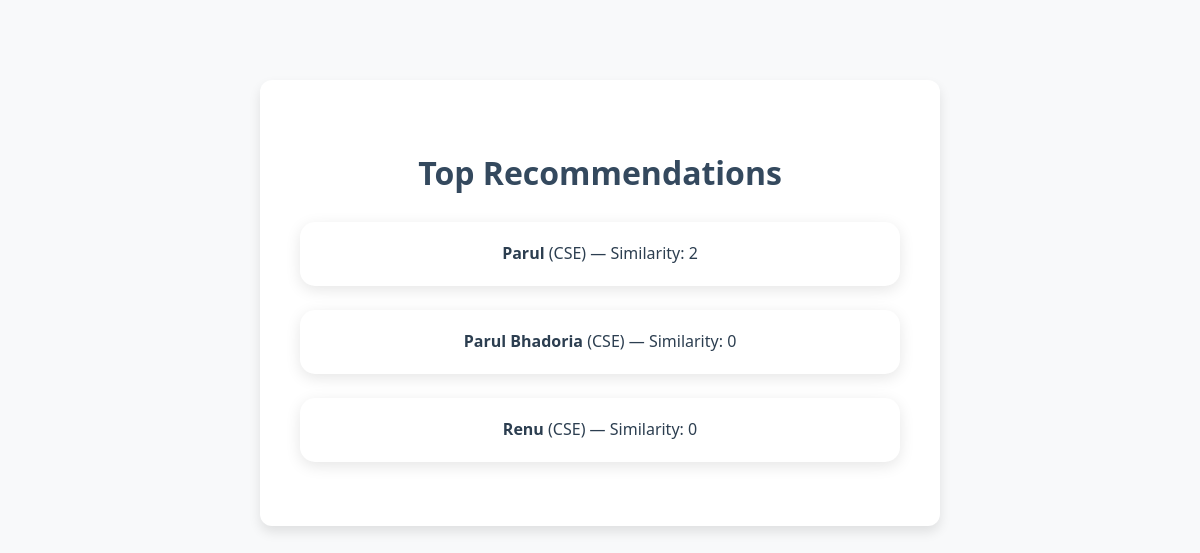
The page /matching/recommendations/2/ on the database its author committed.
### accounts/models.py (models this page shows, shortened)
class Profile(models.Model):
    user = models.OneToOneField(User, on_delete=models.CASCADE)
    name = models.CharField(max_length=100)
    skills = models.TextField()         # store as comma-separated string or JSON
    interests = models.TextField()
    year = models.CharField(max_length=20)
    branch = models.CharField(max_length=50)
    gender = models.CharField(max_length=20)
    def skills_list(self):
        return [s.strip() for s in self.skills.split(",")]
    def interest_list(self):
        return [i.strip() for i in self.interests.split(",")]

### matching/views.py (the view)
# urls.py: path('recommendations/<int:student_id>/', views.show_recommendations, name='matching_recommendations'),
def show_recommendations(request, student_id):
    students = get_student_data()
    recs = recommend_partners(student_id, students)
    student_dict = {s["id"]: s for s in students}
    recs_with_names = [{"student": student_dict[r[0]], "score": r[1]} for r in recs]
    return render(request, "matching/recommendations.html", {"recommendations": recs_with_names})

### matching/logic.py (called while the page is built)
def get_student_data():
    students = []
    for profile in Profile.objects.all():
        students.append({
            "id": profile.id,
            "name": profile.name,
            "skills": profile.skills_list(),       # convert comma-separated to list
            "interests": profile.interest_list(),
            "year": profile.year,
            "branch": profile.branch,
            "gender": profile.gender,
            "user_id": profile.user.id,
        })
    return students

def similarity(student1, student2):
    skill_match = len(set(student1['skills']) & set(student2['skills']))
    interest_match = len(set(student1['interests']) & set(student2['interests']))
    return skill_match + interest_match  # simple sum, can weight if needed

def recommend_partners(student_id, students, top_n=3):
    target = next(s for s in students if s['id'] == student_id)
    scores = []
    for s in students:
        if s['id'] != student_id:
            scores.append((s['id'], similarity(target, s)))
    scores.sort(key=lambda x: x[1], reverse=True)
    return scores[:top_n]

### matching/templates/matching/recommendations.html
{% load static %}
<link rel="stylesheet" href="{% static 'css/peerfinder.css' %}">
<div class="container mt-5">
    <h2 class="fw-bold mb-4">Top Recommendations</h2>
    {% for rec in recommendations %}
    <div class="card mb-3 p-3">
        <p class="mb-0">
            <strong>{{ rec.student.name }}</strong> ({{ rec.student.branch }})
            — Similarity: {{ rec.score }}
        </p>
    </div>
    {% empty %}
    <p class="text-muted">No recommendations found.</p>
    {% endfor %}
</div>

### static/css/peerfinder.css (style rules this page uses)
h2 { font-size: 2rem; font-weight: 700; color: #34495e; margin-bottom: 1.5rem; }
.card { background: #fff; border-radius: 15px; padding: 1.2rem 1.5rem; margin-bottom: 1.5rem; box-shadow: 0 4px 15px rgba(0,0,0,0.1); transition: all 0.3s ease; }
.card p { margin: 0; font-size: 1rem; }
.mb-4 { margin-bottom: 1.5rem !important; }
.container, .card { margin-left: auto; margin-right: auto; }
.container.mt-5 { background-color: #fff; padding: 40px; border-radius: 12px; box-shadow: 0 6px 12px rgba(0,0,0,0.1); max-width: 600px; margin-top: 80px; }
h2 { font-size: 2rem; font-weight: bold; margin-bottom: 15px; }

### rows shown on the page
Profile: student.name "Parul", student.branch "CSE"
Profile: student.name "Parul Bhadoria", student.branch "CSE"
Profile: student.name "Renu", student.branch "CSE"

### other values the page prints
{{ rec.score }} "2" "0" "0"
